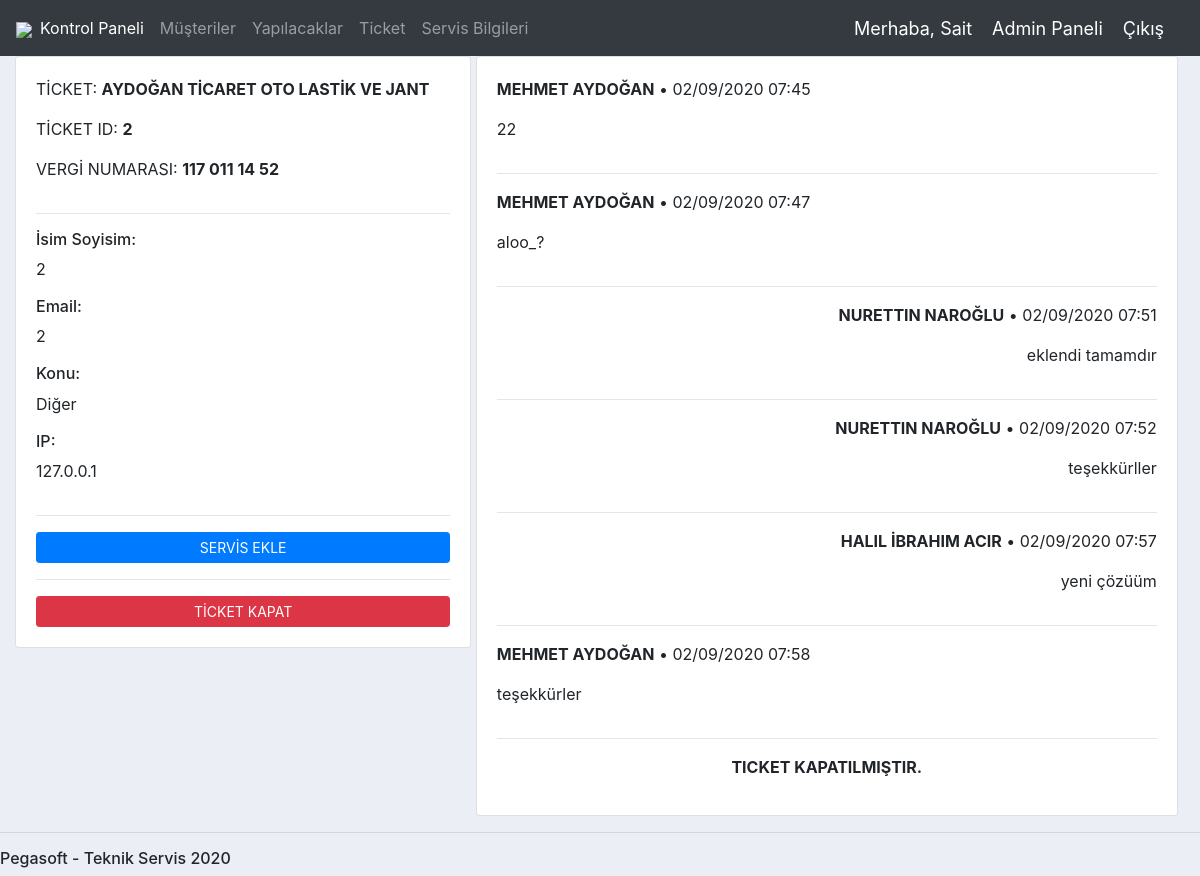
/ticket/2/ (signed in), run on the app's committed database.
### accounts/models.py (models this page shows, shortened)
class Ticket(models.Model):
	STATUS = (
		('Yeni','Yeni'),
		('Kapalı','Kapalı'),
		)
	SUBJECTS =(
		('Teknik Destek Talebi','Teknik Destek Talebi'),
		('Lisans Talebi','Lisans Talebi'),
		('Ürün Güncelleştirme','Ürün Güncelleştirme'),
		('Yeni Satın Alım Talebi','Yeni Satın Alım Talebi'),
		('Memnuniyetsizlik','Memnuniyetsizlik'),
		('Tavsiye','Tavsiye'),
		('Diğer','Diğer'),
		)
	RATES =(
		('Çok Kötü','Çok Kötü'),
		('Kötü','Kötü'),
		('Orta','Orta'),
		('İyi','İyi'),
		('Çok İyi','Çok İyi'),
		('Mükemmel','Mükemmel'),
		)
	userName = models.ForeignKey(User, null=True, on_delete= models.CASCADE)
	customer = models.CharField(max_length=100, null=True)
	name = models.CharField(blank=True, max_length=50)
	email = models.CharField(blank=True, max_length=50)
	subject = models.CharField(max_length=50,choices=SUBJECTS)
	message = models.CharField(blank=True, max_length=255)
	status = models.CharField(max_length=10,choices=STATUS,default='Yeni')
	ip = models.CharField(blank=True, max_length=20)
	note = models.CharField(blank=True, max_length=100)
	createAt = models.DateTimeField(auto_now_add=True)
	updateAt = models.DateTimeField(auto_now=True)
	rate = models.CharField(blank=True,max_length=20,choices=RATES)
	class Meta:
		get_latest_by = 'id'

class Customer(models.Model):
	MAINTENANCE = (
		('Aktif','Aktif'),
		('Pasif','Pasif'),
		)
	STATUS = (
		('Gönderildi','Gönderildi'),
		('Gönderilmedi','Gönderilmedi'),
		)
	userName = models.OneToOneField(User, null=True,blank=True, on_delete= models.CASCADE)
	name = models.CharField(max_length=200, null=True, blank=True)
	person = models.CharField(max_length=200, null=True, blank=True)
	phone = models.CharField(max_length=200, null=True, blank=True)
	gsm = models.CharField(max_length=200, null=True, blank=True)
	fax = models.CharField(max_length=200, null=True, blank=True)
	email = models.CharField(max_length=200, null=True, blank=True)
	adress = models.CharField(max_length=1000, null=True, blank=True)
	city = models.CharField(max_length=200, null=True, blank=True)
	town = models.CharField(max_length=50, null=True, blank=True)
	productName = models.CharField(max_length=200, null=True, blank=True)
	productKey = models.CharField(max_length=200, null=True, blank=True)
	productClient = models.CharField(max_length=10, null=True, blank=True)
	taxNumber = models.CharField(max_length=200, null=True, blank=True)
	taxAdmin = models.CharField(max_length=200, null=True, blank=True)
	dateCreated = models.DateTimeField(auto_now_add=True, null=True)
	maintenance = models.CharField(max_length=200, null=True, blank=True, choices=MAINTENANCE)
	maintenanceStartDate = models.DateTimeField(null=True, blank=True)
	maintenanceEndDate = models.DateTimeField(null=True, blank=True)
	emailStatus = models.CharField(max_length=200, null=True, blank=True, choices=STATUS)

class TicketComment(models.Model):
	user = models.ForeignKey(User, null=True, on_delete= models.CASCADE)
	ticket = models.ForeignKey(Ticket, null=True, on_delete= models.CASCADE)
	comment = models.TextField(max_length=255)
	createAt = models.DateTimeField(auto_now_add=True)
	updateAt = models.DateTimeField(auto_now=True)
	def __str__(self):
		return self.comment

### accounts/decorators.py (the view)
		def WrapperFunc(request,*args,**kwargs):
			group = None
			if request.user.groups.exists():
				group = request.user.groups.all()[0].name
			if group in allowed_roles:
				return view_func(request,*args,**kwargs)
			else:
				return HttpResponse('Bu sayfayı görüntülemeye yetkiniz bulunmamaktadır.')

### accounts/views.py (called while the page is built, shortened)
@login_required(login_url='login')
@AllowedUsers(allowed_roles=['admin','personal','customer'])
def ticket(request, pk):
	ticket = Ticket.objects.get(id=pk)
	customers = Customer.objects.all()
	customer = customers.filter(name=ticket.customer)
	allComments = TicketComment.objects.all()
	comments = allComments.filter(ticket=ticket)
	print(comments)
	form = TicketCommentForm()
	customer = customer[0]
	auth = request.user.groups.all()[0].name
	context = {'ticket':ticket,'customer':customer,'auth':auth,'form':form,'comments':comments}
	return render(request, 'accounts/ticket.html',context)

### accounts/templates/accounts/ticket.html (shortened to what this page needs)
{%  extends 'accounts/main.html' %}
{% load static %}
{% block content %}
<div style="width: 39%; display: inline-block;">
	<div class="row">
		<div class="col-md">
			<div class="card card-body">
				<p>TİCKET: <strong class="text-uppercase">{{ticket.customer}}</strong></p>
				<p>TİCKET ID: <strong class="text-uppercase">{{ticket.id}}</strong></p>
	            <p>VERGİ NUMARASI: <strong class="text-uppercase">{{customer.taxNumber}}</strong></p>
	            <hr>
	            <h6>İsim Soyisim:</h6>
				<p>{{ticket.name}}</p>
				<h6>Email: </h6>
				<p>{{ticket.email}}</p>
				<h6>Konu: </h6>
				<p>{{ticket.subject}}</p>
				{% if auth == 'personal' or auth == 'admin' %}
				    <h6>IP: </h6>
				<p>{{ticket.ip}}</p>
				  {% endif %}
					{% if auth == 'personal' or auth == 'admin' %}
					<hr>
				    <a class="btn btn-primary  btn-sm btn-block" href="{% url 'ticket-to-service' ticket.id  %}">SERVİS EKLE</a>
				    <hr>
				    <a class="btn btn-primary  btn-sm btn-danger" href="{% url 'ticket-close' ticket.id %}">TİCKET KAPAT</a>
				  {% endif %}
			</div>
		</div>
	</div>
</div>
<div style="width: 60%; display: inline-block;">
	<div class="row">
		<div class="col-md">
			<div class="card card-body">
					<p style="text-align: left;"><strong class="text-uppercase">{{ticket.userName.get_full_name}}</strong> • {{ticket.createAt}}</p>
					<p style="text-align: left;">{{ticket.message}}</p>
					<hr>
					{% for comment in comments %}
						{% if comment.user.groups.all.0.name == "customer" %}
					    	<p style="text-align: left;"><strong class="text-uppercase">{{comment.user.get_full_name}}</strong> • {{comment.createAt}}</p>
							<p style="text-align: left;">{{comment.comment}}</p>
							<hr>
					   {% else %}
						   <p style="text-align: right;"><strong class="text-uppercase">{{comment.user.get_full_name}}</strong> • {{comment.createAt}}</p>
							<p style="text-align: right;">{{comment.comment}}</p>
							<hr>
					   {% endif %}
					{% endfor %}
					{% if ticket.status == 'Kapalı' %}
					    	<p style="text-align: center;"><strong class="text-uppercase">Ticket Kapatılmıştır.</strong></p>
					{% endif %}
			</div>
		</div>
	</div>
</div>
{% endblock %}

### accounts/templates/accounts/main.html (shortened to what this page needs)
{% load static %}
<!DOCTYPE html>
<html>
<head>
	<link rel="stylesheet" href="https://stackpath.bootstrapcdn.com/bootstrap/4.3.1/css/bootstrap.min.css">
	<link rel="stylesheet" type="text/css" href="{% static '/css/main.css' %}">
	<link href="https://cdn.jsdelivr.net/npm/select2@4.1.0-beta.1/dist/css/select2.min.css" rel="stylesheet" />
</head>
<body>
	{%  include 'accounts/navbar.html' %}
	<div class="container-fluid">
	{% block content %}
	{% endblock %}
    </div>
	<hr>
	<h6>Pegasoft - Teknik Servis 2020</h6>
</body>
</html>

### accounts/templates/accounts/navbar.html (shortened to what this page needs)
{% load static %}
<nav class="navbar navbar-expand-lg navbar-dark bg-dark">
  <a href="/"><img src="{% static 'images/logo.png' %}"></a>
  <div class="collapse navbar-collapse" id="navbarNav">
    <ul class="navbar-nav">
      {% if request.user.is_staff %}
        <li class="nav-item active">
          <a class="nav-link" href="{% url 'home' %}">Kontrol Paneli</a>
        </li>
        <li class="nav-item">
          <a class="nav-link" href="{% url 'customers' %}">Müşteriler</a>
        </li>
        <li class="nav-item">
          <a class="nav-link" href="{% url 'todo' %}">Yapılacaklar</a>
        </li>
        <li class="nav-item">
          <a class="nav-link" href="{% url 'all-ticket' %}">Ticket</a>
        </li>
        <li class="nav-item">
          <a class="nav-link" href="{% url 'services' %}">Servis Bilgileri</a>
        </li>
      {% endif %}
    </ul>
  </div>
  {% if auth == 'personal' or auth == 'admin' %}
    <span class="hello-msg">Merhaba, {{request.user.get_short_name}}</span>
    <span ><a  class="hello-msg" href="/admin">Admin Paneli</a></span>
    <span ><a  class="hello-msg" href="{% url 'logout' %}">Çıkış</a></span>
  {% else %}
    <span class="hello-msg">Merhaba, {{request.user.get_full_name}}</span>
    <span ><a  class="hello-msg" href="{% url 'logout' %}">Çıkış</a></span>
  {% endif %}
</nav>

### crm/static/css/main.css (style rules this page uses)
body { background-color: #ebeff5; }

### accounts/templates/accounts/navbar.html (style rules this page uses)
.hello-msg { font-size: 18px; color: #fff; margin-right: 20px; }

### data on the page
Ticket: customer "AYDOĞAN TİCARET OTO LASTİK VE JANT", id "2", name "2", email "2", subject "Diğer", ip "127.0.0.1", userName.get_full_name "MEHMET AYDOĞAN", createAt "02/09/2020 07:45", message "22"
Customer: taxNumber "117 011 14 52"
TicketComment: user.get_full_name "MEHMET AYDOĞAN", createAt "02/09/2020 07:47", comment "aloo_?"
TicketComment: user.get_full_name "NURETTIN NAROĞLU", createAt "02/09/2020 07:51", comment "eklendi tamamdır"
TicketComment: user.get_full_name "NURETTIN NAROĞLU", createAt "02/09/2020 07:52", comment "teşekkürller"
TicketComment: user.get_full_name "HALIL İBRAHIM ACIR", createAt "02/09/2020 07:57", comment "yeni çözüüm"
TicketComment: user.get_full_name "MEHMET AYDOĞAN", createAt "02/09/2020 07:58", comment "teşekkürler"

### other printed values
{{ request.user.get_short_name }} "Sait"
